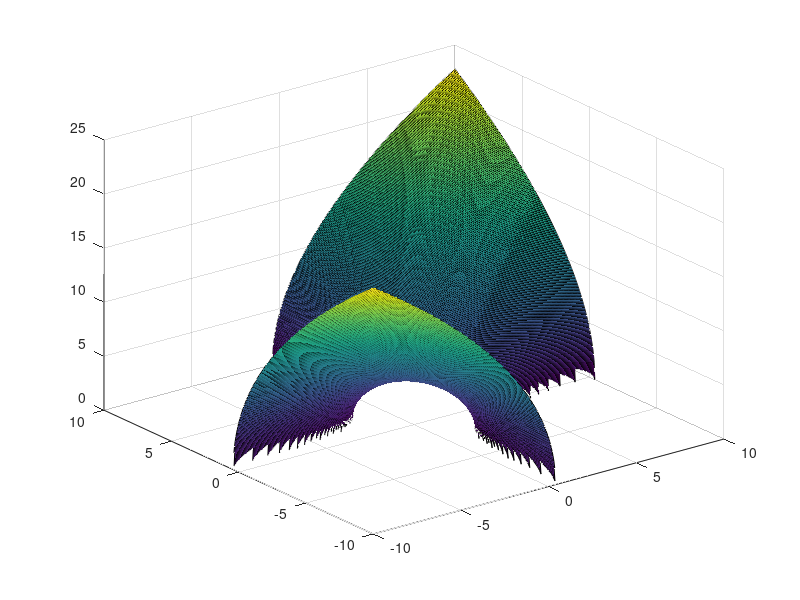

The MATLAB script that drew this image: (Note: this script raises an error after producing the figure.)
%diffusive instabiltiy inequalities

clear


%decide n,m
m = .5;
n=2.5;

a= -10:.05:10;

d= -10:.05:10;
%fix b,c;
b=2*ones(1,length(a));

c=-2*ones(1,length(a));

[ax,dx]=meshgrid(d,a);
H=real(2*sqrt(n*m*(ax.*dx-c.*b)));
range = find(H==0);
H(range) = NaN;
%ax(range) = [];
%dx(range) = [];
G = real(ax*n+dx*m);
s1 = surf(ax,dx,H);
s1.EdgeColor = 'none';
hold on
s2=surf(ax,dx,G);
s2.EdgeColor='none';